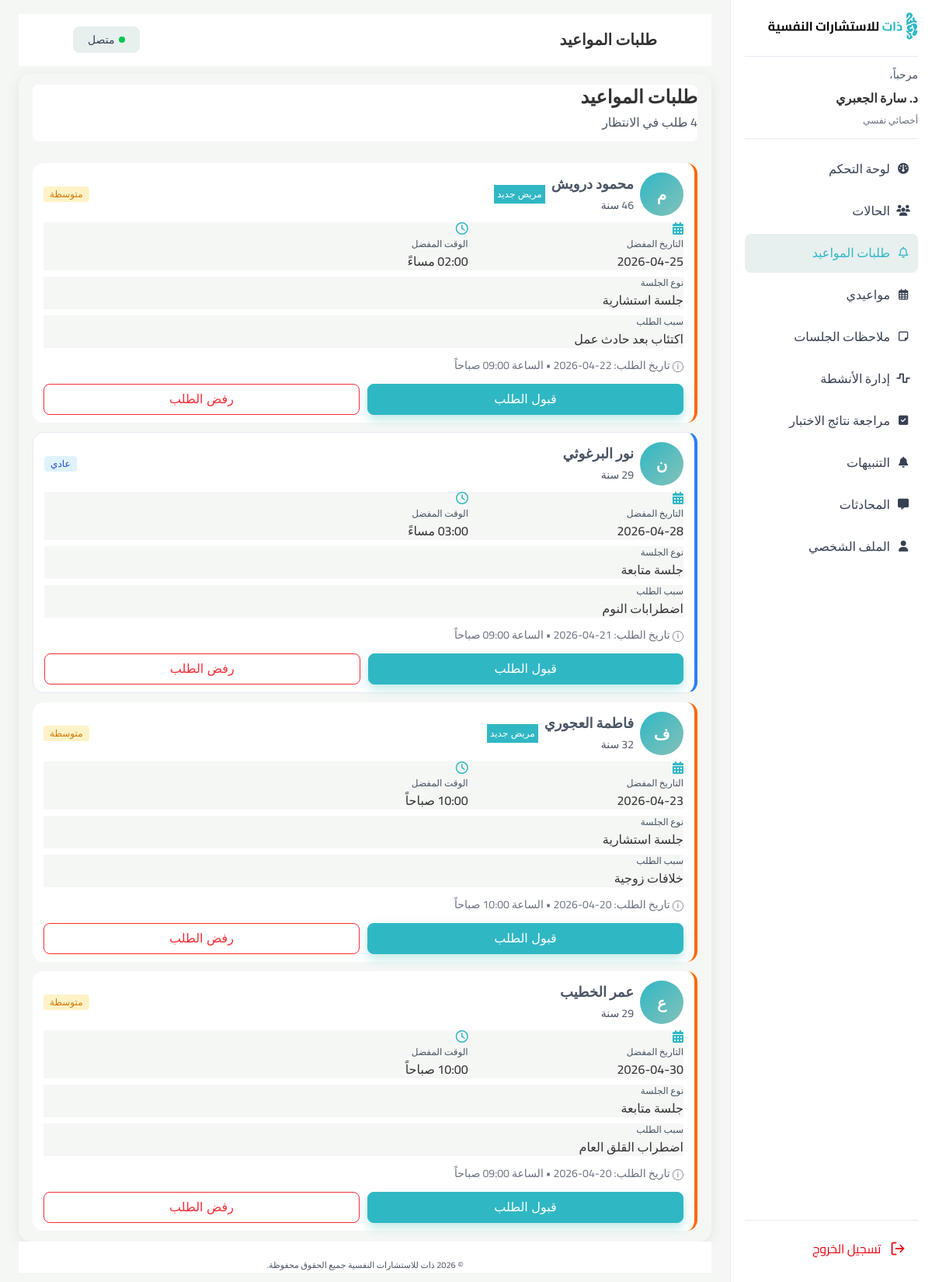
The app's page /therapist/appoinment-requests/index.php (signed in) with its own data.
### tables this page shows
CREATE TABLE appointments (
    appointment_id INT AUTO_INCREMENT,
    case_id INT,
    therapist_id INT ,
    client_id INT,
    date_time DATETIME NOT NULL,
    duration_min SMALLINT UNSIGNED NOT NULL DEFAULT 60,
    mode VARCHAR(10) NOT NULL CHECK (mode IN ('ONLINE', 'IN_CENTER')),
    room_number VARCHAR(20) NULL,
    zoom_link VARCHAR(500) NULL,
    status VARCHAR(15) NOT NULL DEFAULT 'REQUESTED' CHECK (
        status IN (
            'REQUESTED',
            'CONFIRMED',
            'COMPLETED',
            'CANCELLED'
        )
    ),
    cancel_reason TEXT NULL,
    created_at DATETIME NOT NULL DEFAULT CURRENT_TIMESTAMP,
    last_updated DATETIME NOT NULL DEFAULT CURRENT_TIMESTAMP ON UPDATE CURRENT_TIMESTAMP,
    PRIMARY KEY (appointment_id),
    CONSTRAINT fk_appt_case FOREIGN KEY (case_id) REFERENCES cases (case_id) ON DELETE RESTRICT ON UPDATE CASCADE,
    CONSTRAINT fk_appt_therapist FOREIGN KEY (therapist_id) REFERENCES therapists (therapist_id) ON DELETE RESTRICT ON UPDATE CASCADE,
    CONSTRAINT fk_appt_client FOREIGN KEY (client_id) REFERENCES clients (client_id) ON DELETE RESTRICT ON UPDATE CASCADE
);

CREATE TABLE users (
    user_id INT AUTO_INCREMENT,
    name VARCHAR(100) NOT NULL,
    username VARCHAR(60) NOT NULL UNIQUE,
    email VARCHAR(150) NOT NULL UNIQUE,
    password VARCHAR(255) NOT NULL,
    phone VARCHAR(20) NULL,
    avatar VARCHAR(255) NULL,
    role VARCHAR(20) NOT NULL CHECK (role IN ('CLIENT', 'THERAPIST', 'ADMIN')),
    is_active TINYINT (1) DEFAULT 1,
    created_at DATETIME NOT NULL DEFAULT CURRENT_TIMESTAMP,
    updated_at DATETIME NOT NULL DEFAULT CURRENT_TIMESTAMP ON UPDATE CURRENT_TIMESTAMP,
    PRIMARY KEY (user_id)
);

CREATE TABLE clients (
    client_id INT,
    survey_id INT,
    gender VARCHAR(10) NULL CHECK (gender IN ('MALE', 'FEMALE')),
    date_of_birth DATE NULL,
    city VARCHAR(100) NULL,
    treatment_type ENUM('INDIVIDUAL_THERAPY', 'COUPLES_THERAPY', 'CHILD_ADOLESCENT_BEHAVIORAL_THERAPY') NOT NULL,
    preferred_session_type ENUM('ONLINE', 'IN_PERSON', 'BOTH') NOT NULL,
    preferred_session_time ENUM('MORNING', 'AFTERNOON', 'EVENING', 'FLEXIBLE') NOT NULL,
    PRIMARY KEY (client_id),
    CONSTRAINT fk_client_user FOREIGN KEY (client_id) REFERENCES users (user_id) ON DELETE CASCADE ON UPDATE CASCADE
);

CREATE TABLE cases (
    case_id INT AUTO_INCREMENT,
    client_id INT,
    therapist_id INT,
    title VARCHAR(200) NOT NULL,
    description TEXT NULL,
    status VARCHAR(20) NOT NULL DEFAULT 'NEW' CHECK (
        status IN (
            'NEW',
            'IN_ASSESSMENT',
            'IN_THERAPY',
            'ON_HOLD',
            'RECOVERED'
        )
    ),
    priority VARCHAR(10) NOT NULL DEFAULT 'MEDIUM' CHECK (priority IN ('LOW', 'MEDIUM', 'HIGH')),
    is_flagged TINYINT (1) NOT NULL DEFAULT 0,
    created_at DATETIME NOT NULL DEFAULT CURRENT_TIMESTAMP,
    last_updated DATETIME NOT NULL DEFAULT CURRENT_TIMESTAMP ON UPDATE CURRENT_TIMESTAMP,
    closed_at DATETIME NULL,
    PRIMARY KEY (case_id),
    CONSTRAINT fk_case_client FOREIGN KEY (client_id) REFERENCES clients (client_id) ON DELETE RESTRICT ON UPDATE CASCADE,
    CONSTRAINT fk_case_therapist FOREIGN KEY (therapist_id) REFERENCES therapists (therapist_id) ON DELETE RESTRICT ON UPDATE CASCADE
);

### therapist/appoinment-requests/index.php (the view, shortened to what this page needs)
<?php
require_once __DIR__ . '/../../connection.php';
$user_id = $_SESSION['user_id'];
$therapist_id = $user_id;
$stmt = $conn->prepare("
    SELECT a.appointment_id, a.date_time, a.mode, a.created_at, a.case_id,
           u.name AS client_name, c.date_of_birth,
           cs.title AS case_title, cs.priority,
           (SELECT COUNT(*) FROM sessions s WHERE s.case_id = a.case_id) AS total_sessions
    FROM appointments a
    JOIN clients c ON a.client_id = c.client_id
    JOIN users u ON c.client_id = u.user_id
    LEFT JOIN cases cs ON a.case_id = cs.case_id
    WHERE a.therapist_id = ? AND a.status = 'REQUESTED'
    ORDER BY a.created_at DESC
");
$stmt->bind_param("i", $therapist_id);
$stmt->execute();
$requests = $stmt->get_result()->fetch_all(MYSQLI_ASSOC);
$total_count = count($requests);
function calcAge($dob) {
    return (int) date_diff(date_create($dob), date_create('today'))->y;
}
function firstLetter($name) {
    return mb_substr(trim($name), 0, 1, 'UTF-8');
}
function formatTime($datetime) {
    $hour = (int) date('G', strtotime($datetime));
    $minute = date('i', strtotime($datetime));
    $period = $hour >= 12 ? 'مساءً' : 'صباحاً';
    $hour12 = $hour % 12 ?: 12;
    return sprintf('%02d:%s %s', $hour12, $minute, $period);
}
$priority_labels = ['LOW' => 'عادي', 'MEDIUM' => 'متوسطة', 'HIGH' => 'عاجل'];
$priority_classes = ['LOW' => 'severity-low', 'MEDIUM' => 'severity-medium', 'HIGH' => 'severity-high'];
?>
<!DOCTYPE html>
<html lang="ar" dir="rtl">
<head>
  <link rel="stylesheet"
    href="https://cdnjs.cloudflare.com/ajax/libs/font-awesome/6.5.1/css/all.min.css">
  <link rel="stylesheet"
    href="https://cdnjs.cloudflare.com/ajax/libs/font-awesome/6.5.1/css/all.min.css" />
 <link rel="stylesheet" href="../thirapist.css">
  <link rel="stylesheet" href="../total.css"/>
    <link rel="stylesheet" href="style.css">
</head>
<body>
  <div class="app">
    <?php include "../layouts/sidebar.php"; ?>
    <main class="main">
      <header class="main-header">
        <h1 class="page-title">طلبات المواعيد </h1>
        <button class="status-btn">
          <span class="status-dot"></span>
          متصل
        </button>
      </header>
      <section class="requests-wrapper dash-card">
        <section class="cases-summary">
          <div class="cases-summary-info">
            <div class="summary-title">طلبات المواعيد </div>
            <div class="summary-count"><?= $total_count ?> طلب في الانتظار</div>
          </div>
        </section>
        <div class="requests-list">
          <?php if (empty($requests)): ?>
            <p class="muted" style="text-align:center; padding:40px;">لا توجد طلبات مواعيد حالياً</p>
          <?php else: ?>
            <?php foreach ($requests as $req):
                $age = calcAge($req['date_of_birth']);
                $priority = $req['priority'] ?? 'MEDIUM';
                $isUrgent = $priority === 'HIGH';
                $isNewPatient = (int)$req['total_sessions'] === 0;
                $apptDate = date('Y-m-d', strtotime($req['date_time']));
                $apptTime = formatTime($req['date_time']);
                $requestDate = date('d-m-Y', strtotime($req['created_at']));
                $requestTime = formatTime($req['created_at']);
                if ($isUrgent) {
                    $cardClass = 'request-card-urgent';
                } elseif ($priority === 'MEDIUM') {
                    $cardClass = 'request-card-mid';
                } else {
                    $cardClass = 'request-card';
                }
                if ($isNewPatient) {
                    $sessionType = 'جلسة استشارية';
                } else {
                    $sessionType = 'جلسة متابعة';
                }
            ?>
          <article class="<?= $cardClass ?>" data-urgent="<?= $isUrgent ? 'true' : 'false' ?>" data-status="pending" data-id="<?= $req['appointment_id'] ?>">
            <header class="request-header">
              <div class="request-main">
                <div class="request-person">
                  <div class="avatar-circle"><?= firstLetter($req['client_name']) ?></div>
                  <div>
                    <div class="request-name"><?= htmlspecialchars($req['client_name']) ?></div>
                    <?php if ($age): ?>
                    <div class="request-type"><?= $age ?> سنة</div>
                    <?php endif; ?>
                  </div>
                  <?php if ($isNewPatient): ?>
                  <button class="patient-type">مريض جديد</button>
                  <?php endif; ?>
                  <span class="severity-badge <?= $priority_classes[$priority] ?? 'severity-medium' ?>"><?= $priority_labels[$priority] ?? 'متوسطة' ?></span>
                </div>
              </div>
            </header>
            <div class="request-info-row">
              <div class="info-block">
                <div class="info-label"> <i class="fa-solid fa-calendar-days" style="color: #30B7C4;"></i> التاريخ المفضل </div>
                <div class="info-value"><?= $apptDate ?></div>
              </div>
              <div class="info-block">
                <div class="info-label"> <i class="fa-slab-press fa-regular fa-clock" style="color:#30B7C4"></i> الوقت المفضل </div>
                <div class="info-value"><?= $apptTime ?></div>
              </div>
            </div>
            <div class="info-block">
              <div class="info-label">نوع الجلسة</div>
              <div class="info-value"> <?= $sessionType ?></div>
            </div>
            <?php if (!empty($req['case_title'])): ?>
            <div class="info-block">
              <div class="info-label"> سبب الطلب</div>
              <div class="info-value">
                <?= htmlspecialchars($req['case_title']) ?>
              </div>
            </div>
            <?php endif; ?>
            <div class="request-meta">
              ⓘ تاريخ الطلب: <?= $requestDate ?> • الساعة <?= $requestTime ?>
            </div>
            <footer class="request-footer">
              <button class="btn-primary btn-accept" data-id="<?= $req['appointment_id'] ?>">قبول الطلب</button>
              <button class="btn-outline btn-reject" data-id="<?= $req['appointment_id'] ?>">رفض الطلب</button>
            </footer>
          </article>
            <?php endforeach; ?>
          <?php endif; ?>
        </div>
      </section>
      <?php include "../layouts/footer.php"; ?>
    </main>
  </div>
</body>
</html>

### therapist/thirapist.css (style rules this page uses)
.app { display: flex; min-height: 100vh; }
.main { flex: 1; padding: 18px 24px 12px; display: flex; flex-direction: column; width: auto; height: auto; min-width: 0; background-color: #F5F7F5; }
.main-header { display: flex; align-items: center; justify-content: space-between; margin-bottom: 14px; padding: 20px 15px ; background-color:#FFFFFF ; }
.page-title { margin: 0; font-size: 20px; font-weight: 700; color: #333333; text-align: right; vertical-align: middle; line-height: 28px; }
.status-btn { display: inline-flex; align-items: center; gap: 6px; padding: 6px 18px; border-radius: 8px; border: 1px solid#E7EFEF; background:#E7EFEF; color:#364153; font-size: 14px; font-weight: 400; line-height: 20px; }
.status-dot { width: 8px; height: 8px; border-radius: 50%; background: #00C950; }

### therapist/total.css (style rules this page uses)
*, *::before, *::after { box-sizing: border-box; margin: 0; padding: 0; }
body { margin: 0; font-family: 'Cairo', system-ui, -apple-system, BlinkMacSystemFont, 'Segoe UI', sans-serif; direction: rtl; background-color: #ffffff; color:#4A5565; }
.main-header { background-color: #ffffff; border-bottom: 1px solid #ffffff; height: 67px; width: 1512; padding: 0 70px; display: flex; align-items: center; justify-content: space-between; margin-bottom: 10px; }
.btn-primary { background-color:#36A397; color: #ffffff; box-shadow: 0 6px 14px rgba(70, 194, 182, 0.35); }

### records on screen
appointments: users.name "م", users.name "محمود درويش", client.date_of_birth "46", shows "مريض جديد", case.priority "متوسطة", date_time "2026-04-25", date_time "02:00 مساءً", sessionType "جلسة استشارية", case.title "اكتئاب بعد حادث عمل", created_at "09:00 صباحاً"
appointments: users.name "ن", users.name "نور البرغوثي", case.priority "عادي", date_time "2026-04-28", date_time "03:00 مساءً", sessionType "جلسة متابعة", case.title "اضطرابات النوم", created_at "09:00 صباحاً"
appointments: users.name "ف", users.name "فاطمة العجوري", shows "مريض جديد", case.priority "متوسطة", date_time "2026-04-23", date_time "10:00 صباحاً", sessionType "جلسة استشارية", case.title "خلافات زوجية", created_at "10:00 صباحاً"
appointments: users.name "ع", users.name "عمر الخطيب", case.priority "متوسطة", date_time "2026-04-30", date_time "10:00 صباحاً", sessionType "جلسة متابعة", case.title "اضطراب القلق العام", created_at "09:00 صباحاً"

### other values on screen
$_SESSION['user_name'] "د. سارة الجعبري"
$total_count "4"
